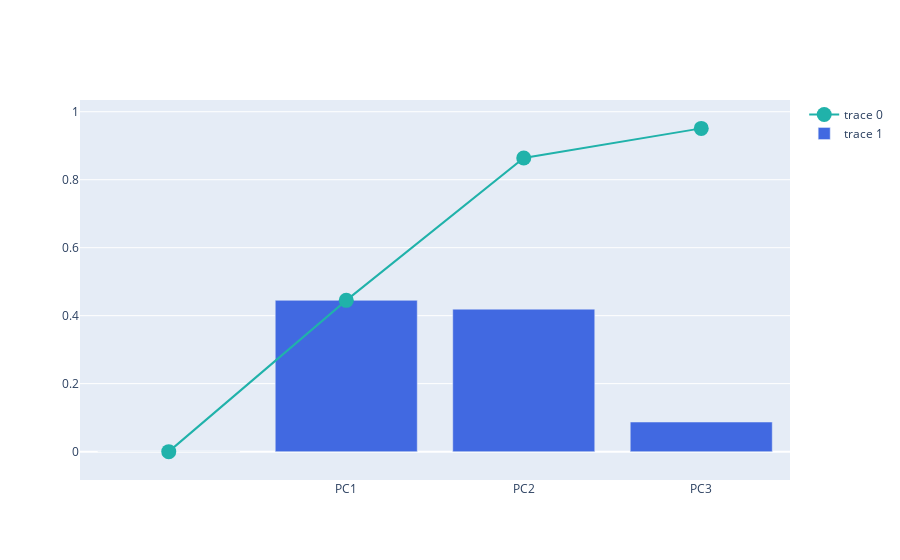

Source (notebook cell):
### Code cell
# explained variance + cumulative variance
# https://plotly.com/python/creating-and-updating-figures

import plotly.graph_objects as go
fig = go.Figure()

fig.add_trace(
    go.Scatter(
        x=df_explained_variance['PC'],
        y=df_explained_variance['Cumulative Variance'],
        marker=dict(size=15, color='LightSeaGreen')
    ))

fig.add_trace(
    go.Bar(
        x=df_explained_variance['PC'],
        y=df_explained_variance['Explained Variance'],
        marker=dict(color='RoyalBlue')
    ))

fig.show()

### Figure 1 — Plotly figure (JSON) as saved in the notebook; plotly's stock layout.template omitted (floating-point values rounded to 4 significant figures)
{"data": [{"marker": {"color": "LightSeaGreen", "size": 15}, "type": "scatter", "x": ["", "PC1", "PC2", "PC3"], "y": [0, 0.445, 0.864, 0.951]}, {"marker": {"color": "RoyalBlue"}, "type": "bar", "x": ["", "PC1", "PC2", "PC3"], "y": [0, 0.4451, 0.4191, 0.08711]}], "layout": {}}
